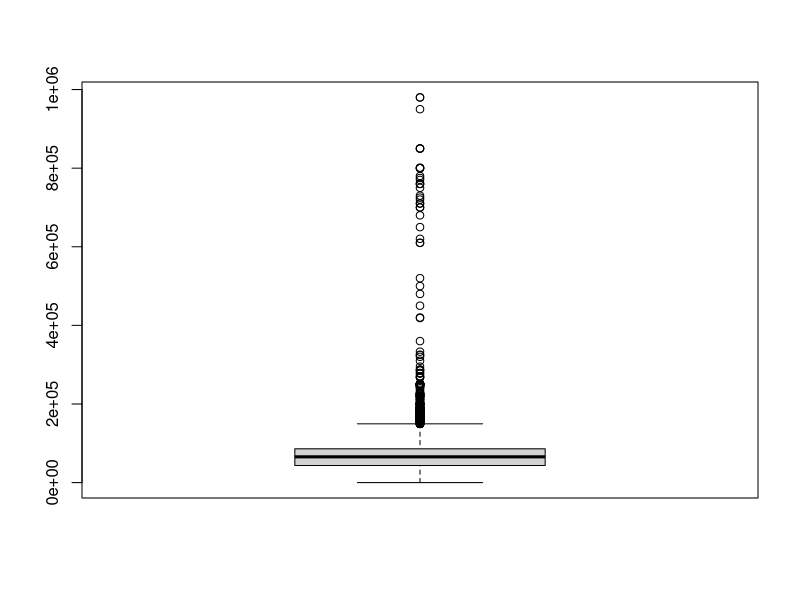
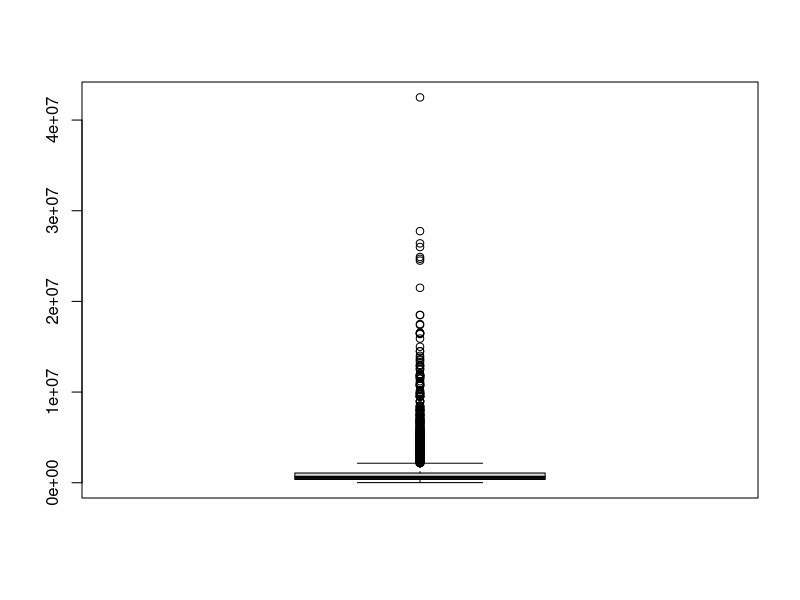

The R source for these figures, in order:

library(dplyr)

# Load the dataset
data_frame <- read.csv("used_car_dataset.csv", na.strings="")
head(data_frame)
str(data_frame)
# Data cleaning
data_frame <- na.omit(data_frame)  

# Removing duplicates
data_frame <- unique(data_frame)

# Remove unnecessary columns
data_frame <- data_frame %>%
  select(-c(AdditionInfo))  

# Fix numeric columns
data_frame$kmDriven <- as.numeric(gsub(",", "", sub(" km", "", data_frame$kmDriven)))
data_frame$AskPrice <- as.numeric(gsub(",", "", sub("₹", "", data_frame$AskPrice)))

# Fix inconsistencies in Age
data_frame$PostedDate <- as.Date(paste0(data_frame$PostedDate, "-15"), format="%b-%y-%d")
data_frame$PostedYear <- as.integer(format(data_frame$PostedDate, "%Y"))
data_frame$Age <- data_frame$PostedYear - data_frame$Year

# Filter out invalid data
data_frame <- data_frame %>%
  filter(kmDriven > 0, Age >= 0)



#Fixing numeric data outliers problem
boxplot(data_frame$kmDriven)
kmDriven.Q1 <- quantile(data_frame$kmDriven, 0.25)
kmDriven.Q3 <- quantile(data_frame$kmDriven, 0.75)
kmDriven.IQR <- IQR(data_frame$kmDriven)
data_frame$kmDriven[data_frame$kmDriven < kmDriven.Q1 - 1.5*kmDriven.IQR] <- kmDriven.Q1 - 1.5*kmDriven.IQR
data_frame$kmDriven[data_frame$kmDriven > kmDriven.Q3 + 1.5*kmDriven.IQR] <- kmDriven.Q3 + 1.5*kmDriven.IQR

boxplot(data_frame$AskPrice)
AskPrice.Q1 <- quantile(data_frame$AskPrice, 0.25)
AskPrice.IQR <- IQR(data_frame$AskPrice)
data_frame$AskPrice[data_frame$AskPrice < AskPrice.Q1 - 1.5*AskPrice.IQR] = AskPrice.Q1 - 1.5*AskPrice.IQR

#Log transformation for ask price to reduce high outliers impact
data_frame$LogAskPrice = log(data_frame$AskPrice)

head(data_frame)
str(data_frame)
# Save cleaned data
write.csv(data_frame, "cleaned_data.csv", row.names=FALSE)
